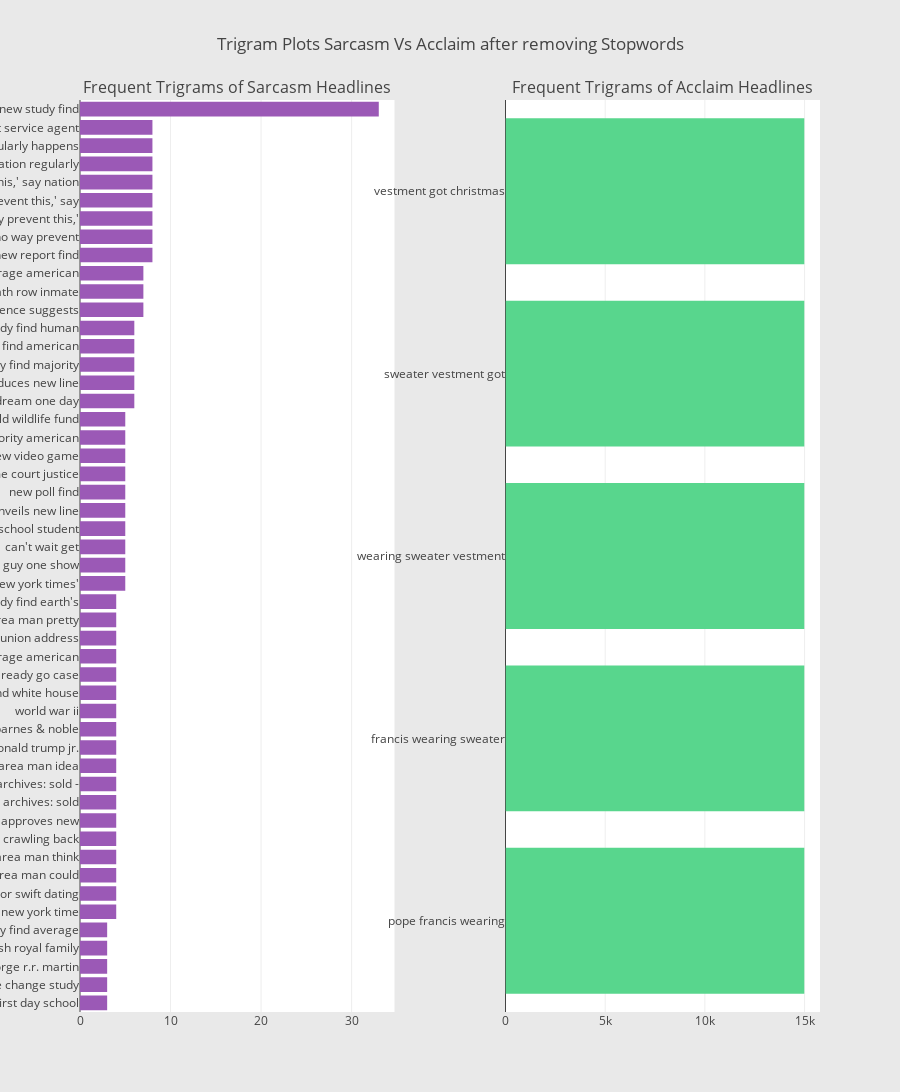

The cell this chart's notebook holds for it:
### Code cell
#Plotting the Trigram plot
from collections import defaultdict
freq_dict = defaultdict(int)
for sent in sar_wost_lem_df["sarcasm"]:
    for word in generate_ngrams(sent,3):
        freq_dict[word] += 1
fd_sorted = pd.DataFrame(sorted(freq_dict.items(), key=lambda x: x[1])[::-1])
fd_sorted.columns = ["word", "wordcount"]
sar_2 = horizontal_bar_chart(fd_sorted.head(50), '#9B59B6')


freq_dict = defaultdict(int)
for sent in acc_wost_lem_df["acclaim"]:
    for word in generate_ngrams(sent,3):
        freq_dict[word] += 1
fd_sorted = pd.DataFrame(sorted(freq_dict.items(), key=lambda x: x[1])[::-1])
fd_sorted.columns = ["word", "wordcount"]
acc_2 = horizontal_bar_chart(fd_sorted.head(50), '#58D68D')

# Creating two subplots
fig = tools.make_subplots(rows=1, cols=2, vertical_spacing=0.04,horizontal_spacing=0.15,
                          subplot_titles=["Frequent Trigrams of Sarcasm Headlines", 
                                          "Frequent Trigrams of Acclaim Headlines"])
fig.append_trace(sar_2, 1, 1)
fig.append_trace(acc_2, 1, 2)
fig['layout'].update(height=1200, width=900, paper_bgcolor='rgb(233,233,233)', title="Trigram Plots Sarcasm Vs Acclaim after removing Stopwords")
iplot(fig, filename='word-plots')

### Figure 1 — Plotly figure (JSON) as saved in the notebook; plotly's stock layout.template omitted (floating-point values rounded to 4 significant figures)
{"data": [{"marker": {"color": "#9B59B6"}, "orientation": "h", "showlegend": false, "type": "bar", "uid": "216c6cd0-4fd7-4882-b5e2-613c8b14e28d", "x": [3, 3, 3, 3, 3, 4, 4, 4, 4, 4, 4, 4, 4, 4, 4, 4, 4, 4, 4, 4, 4, 4, 4, 5, 5, 5, 5, 5, 5, 5, 5, 5, 5, 6, 6, 6, 6, 6, 7, 7, 7, 8, 8, 8, 8, 8, 8, 8, 8, 33], "xaxis": "x", "y": ["first day school", "climate change study", "george r.r. martin", "british royal family", "study find average", "new york time", "taylor swift dating", "area man could", "area man think", "come crawling back", "fda approves new", "historical archives: sold", "archives: sold -", "area man idea", "donald trump jr.", "barnes & noble", "world war ii", "around white house", "ready go case", "find average american", "state union address", "area man pretty", "study find earth's", "'new york times'", "guy one show", "can't wait get", "high school student", "unveils new line", "new poll find", "supreme court justice", "new video game", "report: majority american", "world wildlife fund", "dream one day", "introduces new line", "study find majority", "study find american", "study find human", "new evidence suggests", "death row inmate", "report: average american", "new report find", "'no way prevent", "way prevent this,'", "prevent this,' say", "this,' say nation", "say nation regularly", "nation regularly happens", "secret service agent", "new study find"], "yaxis": "y"}, {"marker": {"color": "#58D68D"}, "orientation": "h", "showlegend": false, "type": "bar", "uid": "fa06378b-9f22-4303-9db6-791c910a9852", "x": [14985, 14985, 14985, 14985, 14985], "xaxis": "x2", "y": ["pope francis wearing", "francis wearing sweater", "wearing sweater vestment", "sweater vestment got", "vestment got christmas"], "yaxis": "y2"}], "layout": {"annotations": [{"font": {"size": 16}, "showarrow": false, "text": "Frequent Trigrams of Sarcasm Headlines", "x": 0.2125, "xanchor": "center", "xref": "paper", "y": 1, "yanchor": "bottom", "yref": "paper"}, {"font": {"size": 16}, "showarrow": false, "text": "Frequent Trigrams of Acclaim Headlines", "x": 0.7875, "xanchor": "center", "xref": "paper", "y": 1, "yanchor": "bottom", "yref": "paper"}], "height": 1200, "paper_bgcolor": "rgb(233,233,233)", "title": {"text": "Trigram Plots Sarcasm Vs Acclaim after removing Stopwords"}, "width": 900, "xaxis": {"anchor": "y", "domain": [0, 0.425]}, "xaxis2": {"anchor": "y2", "domain": [0.575, 1]}, "yaxis": {"anchor": "x", "domain": [0, 1]}, "yaxis2": {"anchor": "x2", "domain": [0, 1]}}}
